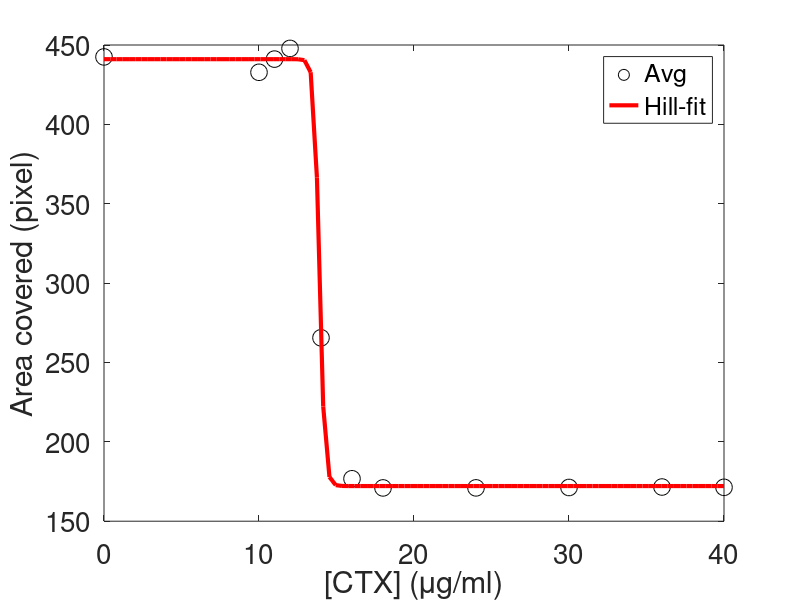

The MATLAB script that drew this image:
clear
close all


Data = ...
  [0	442.4949
10	432.8073
11	441.1179
12	447.849
14	265.5504
16	176.7501
18	170.9748
24	171.0072
30	171.2502
36	171.5418
40	171.3474];


dst = Data(:,1);
y = Data(:,2);
% axis([0 2 -0.5 6])
% hold on
plot(dst,y,'ko', 'MarkerSize', 12)
%title('Data points')

% F = @(x,xdata) ( (x(1)^x(2)) / (x(1)^x(2) + xdata^x(2)) );

% hill_fit = @(b,x)  ( (b(1).^b(2)) ./ ( b(1).^b(2) + x.^b(2)));

% hill_fit = @(b,x)  ( 3472.691419*(b(1).^b(2)) ./ ( b(1).^b(2) + x.^b(2)) + 151.1981315);

hill_fit = @(b,x)  ( b(3)*(b(1).^b(2)) ./ ( b(1).^b(2) + x.^b(2)) + b(4));

b0 = [1; 1; 400; 170];    % Initial Parameter Estimates

[B,resnorm,~,exitflag,output] = lsqcurvefit(hill_fit, b0, dst, y)


% [x,resnorm,~,exitflag,output] = lsqcurvefit(F,x0,dst,y)

dstVct = linspace(min(dst), max(dst));   % Plot Finer Resolution


hold on
% plot(dst,F(x,dst))
plot(dstVct, hill_fit(B, dstVct), '-r', 'LineWidth', 3)
% plot(dst, hill_fit(B, dst), '-r')
xlabel('[CTX] (\mug/ml)')
ylabel('Area covered (pixel)')
hold off
legend('Avg', 'Hill-fit')
set(gca, 'FontSize', 20)

yfit = hill_fit(B, dst);

SStot = sum((y-mean(y)).^2);                            % Total Sum-Of-Squares
SSres = sum((y(:)-yfit(:)).^2);                         % Residual Sum-Of-Squares
Rsq = 1-SSres/SStot


OutPut = [dstVct', hill_fit(B, dstVct)']';

